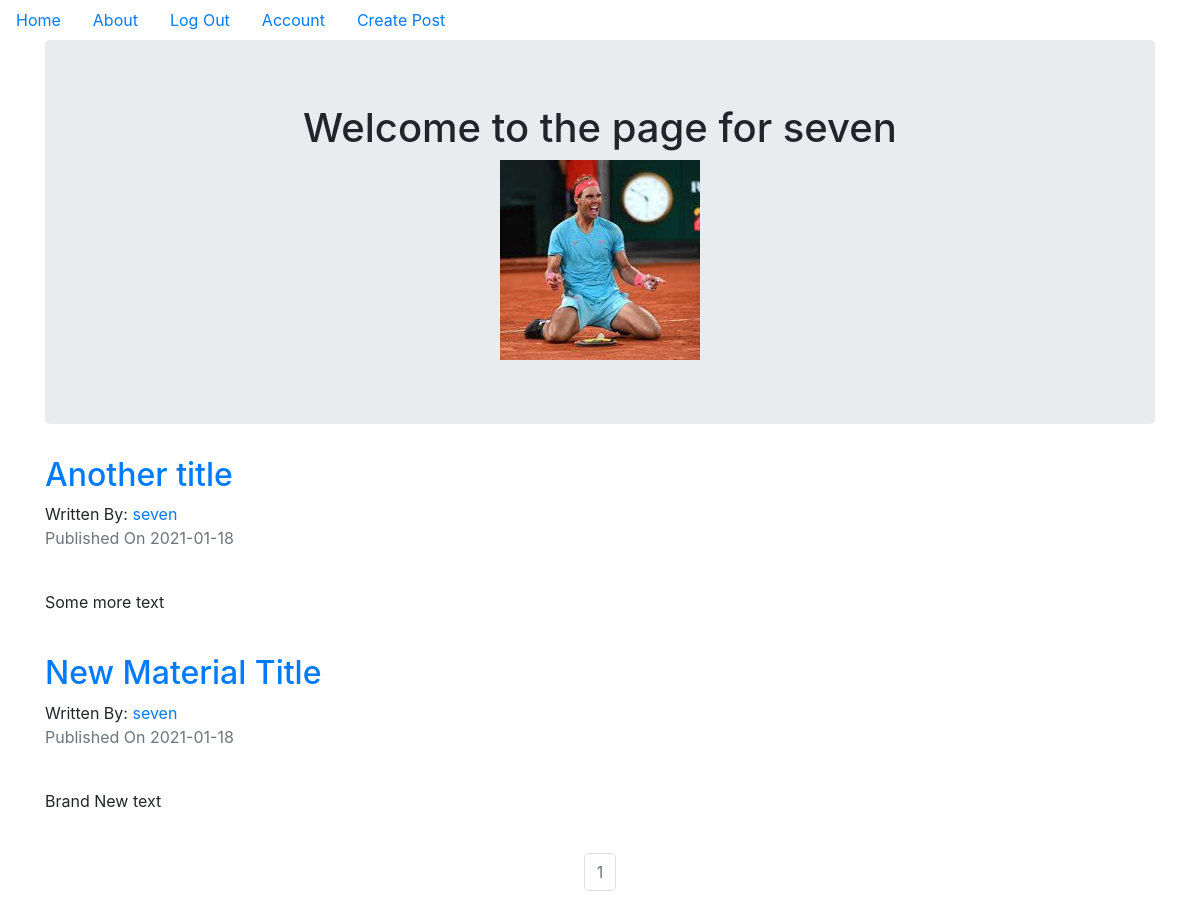
Page /seven (signed in) on the committed database.
### puppycompanyblog/models.py (models this page shows, shortened)
class User(db.Model, UserMixin):
    __tablename__ = 'users'
    id = db.Column(db.Integer, primary_key=True)
    profile_image = db.Column(
        db.String(64), nullable=False, default='default_profile.png')
    email = db.Column(db.String(64), unique=True, index=True)
    username = db.Column(db.String(64),  unique=True, index=True)
    password_hash = db.Column(db.String(64))
    posts = db.relationship('BlogPost', backref='author', lazy=True)

class BlogPost(db.Model, UserMixin):
    users = db.relationship(User)
    id = db.Column(db.Integer, primary_key=True)
    user_id = db.Column(db.Integer, db.ForeignKey('users.id'), nullable=False)
    date = db.Column(db.DateTime, nullable=False, default=datetime.utcnow)
    title = db.Column(db.String(64), nullable=False)
    text = db.Column(db.Text, nullable=False)

### puppycompanyblog/users/views.py (the view)
@users.route('/<username>')
def user_posts(username):
    page = request.args.get('page', 1, type=int)  # Grab current page
    user = User.query.filter_by(username=username).first_or_404()
    blog_posts = BlogPost.query.filter_by(author=user).order_by(
        BlogPost.date.desc()).paginate(page=page, per_page=5)
    return render_template('user_blog_posts.html', blog_posts=blog_posts, user=user)

### puppycompanyblog/models.py (called while the page is built)
@login_manager.user_loader
def load_user(user_id):
    return User.query.get(user_id)

### puppycompanyblog/templates/user_blog_posts.html
{% extends "base.html" %}
{% block content %}
<div class="container">
    <div class="jumbotron">
        <div align='center'>
            <h1>Welcome to the page for {{ user.username }} </h1>
            <img src="{{ url_for('static', filename='profile_pics/' + user.profile_image) }} " alt="">
        </div>
    </div>
    {% for post in blog_posts.items %}
    <h2> <a href=" {{ url_for('blog_posts.blog_post', blog_post_id=post.id) }}  "> {{post.title}} </a> </h2>
    Written By: <a
        href=" {{ url_for('users.user_posts', username = post.author.username )}}">{{ post.author.username }}</a>
    <p class="text-muted">Published On {{ post.date.strftime("%Y-%m-%d") }} </p>
    <br>
    <p> {{ post.text }} </p>
    <br>
    {% endfor %}
</div>
<nav aria-label="Page navigation example">
    <ul class="pagination justify-content-center">
        {% for page_num in blog_posts.iter_pages(left_edge=1, right_edge=1, left_current=1, right_current=2) %}
        {% if blog_posts.page == page_num %}
        <li class="page-item disabled">
            <a class="page-link"
                href="{{url_for('users.user_posts', username=user.username, page=page_num)}} ">{{page_num}} </a>
        </li>
        {% else %}
        <li class="page-item">
            <a class="page-link"
                href="{{url_for('users.user_posts', username=user.username, page=page_num)}} ">{{page_num}} </a>
        </li>
        {% endif %}
        {% endfor %}
    </ul>
</nav>
{% endblock %}

### rows in the picture
User: username "seven", profile_image (placeholder picture)
BlogPost: title "Another title", author.username "seven", date "2021-01-18", text "Some more text"
BlogPost: title "New Material Title", author.username "seven", date "2021-01-18", text "Brand New text"

### other values in the picture
{{ page_num }} "1"
